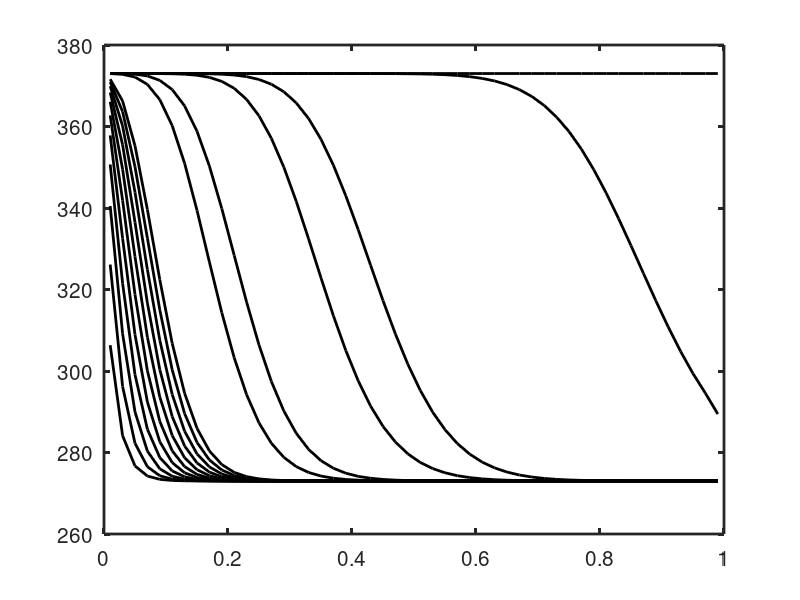
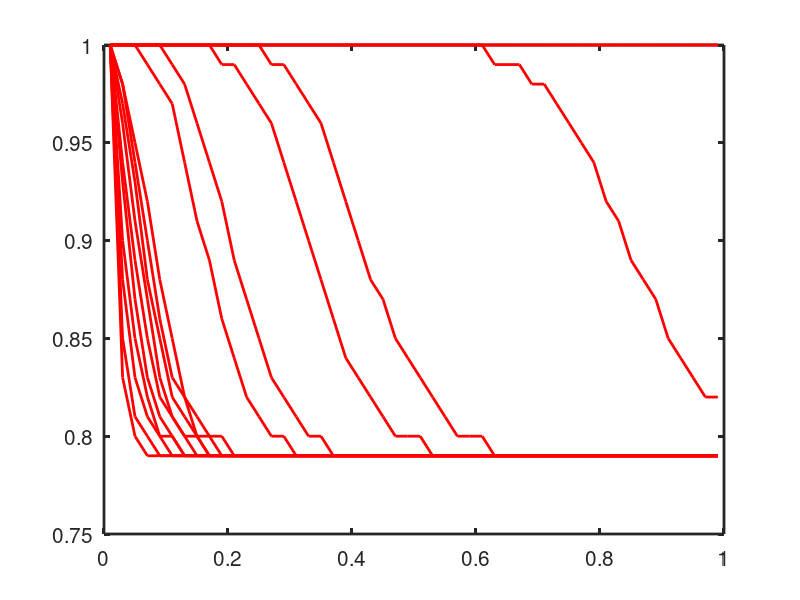
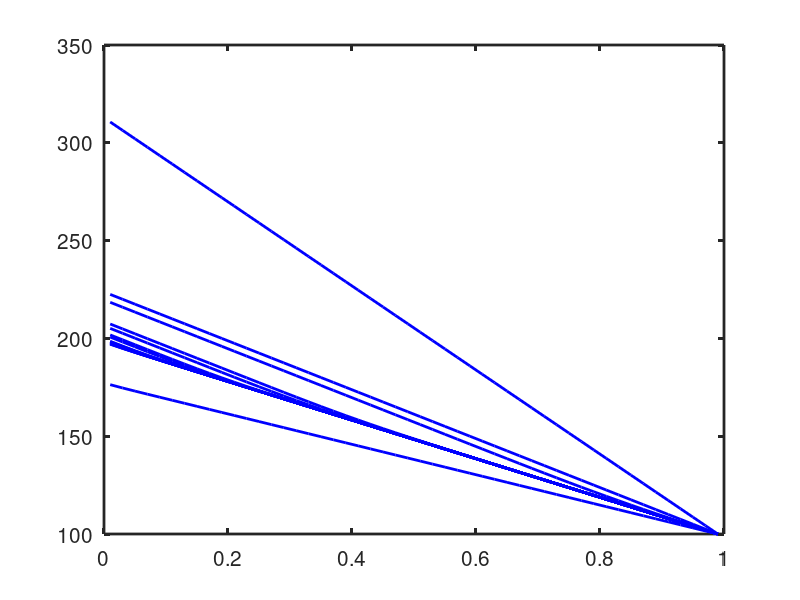
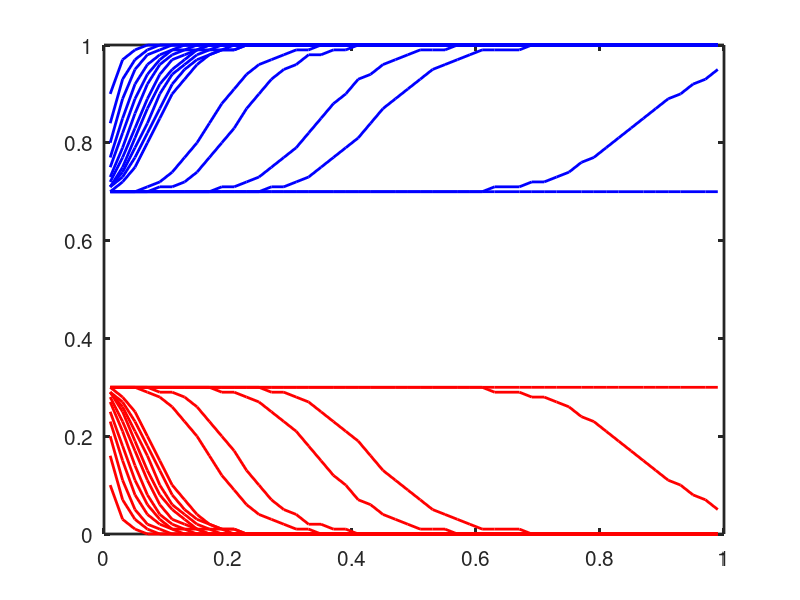

Recreate these plots in MATLAB, in order.
% this script is made to post process the time dependent data
% received from the matlab calculation. 

clear all;
close all;
clc;

A = importdata('output.txt');
y = A.data;

% Assign some pointers
it   = find(strcmpi('Time',A.colheaders));
ix   = find(strcmpi('Position',A.colheaders));
iu   = find(strcmpi('Velocity',A.colheaders));
iT   = find(strcmpi('Temperature',A.colheaders));
iP   = find(strcmpi('Pressure',A.colheaders));
if1  = find(strcmpi('species1',A.colheaders));
if2  = find(strcmpi('species2',A.colheaders));
irho  = find(strcmpi('density',A.colheaders));


% store the values in the appropriate array
time = y(:,it);
x = y(:,ix);
u = y(:,iu);
T = y(:,iT);
P = y(:,iP);
f1 = y(:,if1);
f2 = y(:,if2);
rho = y(:,irho);

% reshape the array such that they can be plotted within
% the computational domain. 
col = length(unique(time));
row = length(u)/col;

x_new = reshape(x,[row, col]);
u_new = reshape(u,[row, col]);
T_new = reshape(T,[row, col]);
P_new = reshape(P,[row, col]);
f1_new = reshape(f1,[row, col]);
f2_new = reshape(f2,[row, col]);
rho_new = reshape(rho,[row, col]);
% plot the results
figure(1)
hold on
plot(x_new(2:row-1,:),T_new(2:row-1,:),'-k','LineWidth',2)
set(gca, 'box', 'on', 'LineWidth', 2, 'FontSize', 15)

figure(2)
hold on
plot(x_new(2:row-1,:),u_new(2:row-1,:),'-r','LineWidth',2)
set(gca, 'box', 'on', 'LineWidth', 2, 'FontSize', 15)

figure(3)
hold on
plot(x_new(2:row-1,:),P_new(2:row-1,:),'-b','LineWidth',2)
set(gca, 'box', 'on', 'LineWidth', 2, 'FontSize', 15)

figure(4)
hold on
plot(x_new(2:row-1,:),f1_new(2:row-1,:),'-b','LineWidth',2)
plot(x_new(2:row-1,:),f2_new(2:row-1,:),'-r','LineWidth',2)
set(gca, 'box', 'on', 'LineWidth', 2, 'FontSize', 15)
 
figure(5)
hold on
plot(x_new(1:row-1,:),rho_new(1:row-1,:),'-k','LineWidth',2)
set(gca, 'box', 'on', 'LineWidth', 2, 'FontSize', 15)